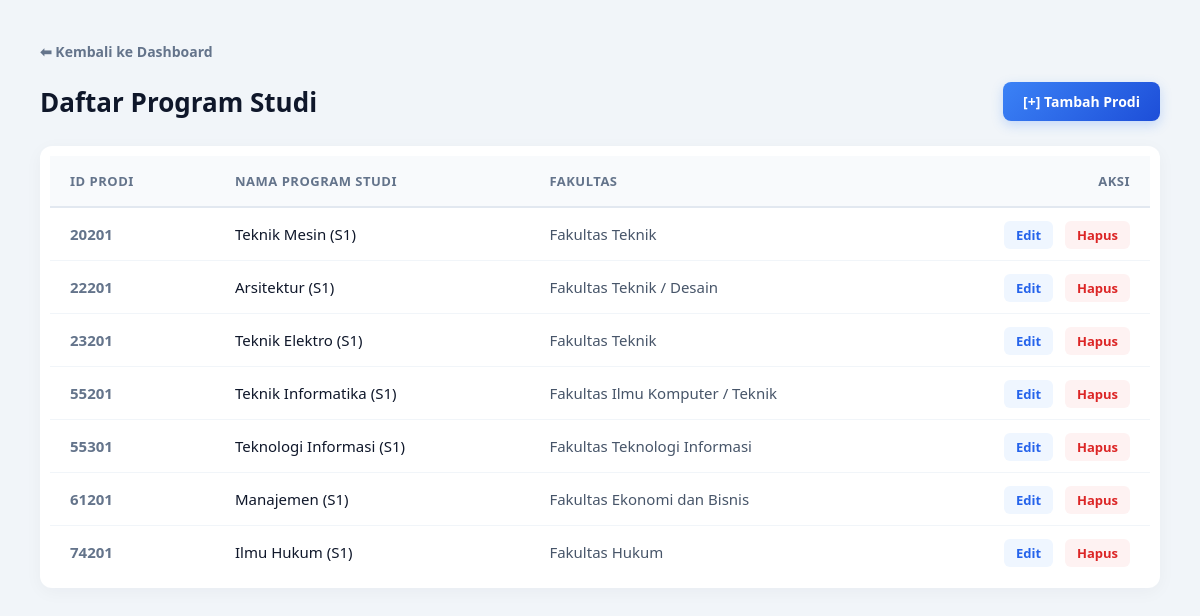
Page /Prodi/index.php on the committed database.
### tables this page shows
CREATE TABLE `prodi` (
  `Id_Prodi` varchar(15) NOT NULL,
  `Nama_Prodi` varchar(30) NOT NULL,
  `Fakultas` varchar(50) NOT NULL
);

### Prodi/index.php (the view, shortened to what this page needs)
<?php
include '../koneksi.php';
$query = mysqli_query($koneksi, "SELECT * FROM prodi");
?>
<!DOCTYPE html>
<html lang="id">
    <head>
    </head>
    <body>
        <a href="../dashboard.php" class="btn-back">⬅ Kembali ke Dashboard</a>
        <div class="header-container">
            <h2>Daftar Program Studi</h2>
            <a href="tambah.php" class="btn-add">[+] Tambah Prodi</a>
        </div>
        <div class="table-container">
            <table>
                <thead>
                    <tr>
                        <th>ID Prodi</th>
                        <th>Nama Program Studi</th>
                        <th>Fakultas</th> <th class="action-col">Aksi</th>
                    </tr>
                </thead>
                <tbody>
                    <?php while($row = mysqli_fetch_array($query)) { ?>
                    <tr>
                        <td class="id-col"><?= $row['Id_Prodi']; ?></td>
                        <td style="font-weight: 500; color: #0f172a;"><?= $row['Nama_Prodi']; ?></td>
                        <td style="color: #475569;"><?= $row['Fakultas']; ?></td>
                        <td class="action-col" style="white-space: nowrap;">
                            <a href="tambah.php?id=<?= $row['Id_Prodi']; ?>" class="action-link link-edit">Edit</a>
                            <a href="hapus.php?id=<?= $row['Id_Prodi']; ?>" class="action-link link-delete" onclick="return confirm('Yakin ingin menghapus prodi ini?')">Hapus</a>
                        </td>
                    </tr>
                    <?php } ?>
                </tbody>
            </table>
        </div>
    </body>
</html>

### Prodi/index.php (style rules this page uses)
body { background-color: #f1f5f9; font-family: 'Segoe UI', -apple-system, BlinkMacSystemFont, Roboto, sans-serif; margin: 0; padding: 40px; color: #1e293b; }
.btn-back { text-decoration: none; color: #64748b; font-weight: 600; font-size: 14px; transition: color 0.2s ease; display: inline-flex; align-items: center; gap: 5px; }
.header-container { display: flex; justify-content: space-between; align-items: center; margin-top: 20px; margin-bottom: 25px; }
.header-container h2 { margin: 0; font-size: 26px; font-weight: 700; color: #0f172a; }
.btn-add { text-decoration: none; background: linear-gradient(135deg, #3b82f6 0%, #1d4ed8 100%); color: white; padding: 10px 20px; border-radius: 8px; font-size: 14px; font-weight: 600; box-shadow: 0 4px 12px rgba(59, 130, 246, 0.25); transition: all 0.3s ease; }
.table-container { background-color: #ffffff; border-radius: 12px; box-shadow: 0 4px 18px rgba(15, 23, 42, 0.04); padding: 10px; overflow: hidden; }
table { border-collapse: collapse; width: 100%; font-size: 15px; }
th, td { padding: 16px 20px; text-align: left; }
th { background-color: #f8fafc; color: #64748b; font-weight: 600; font-size: 13px; text-transform: uppercase; letter-spacing: 0.5px; border-bottom: 2px solid #e2e8f0; }
tr { border-bottom: 1px solid #f1f5f9; transition: background-color 0.2s ease; }
tr:last-child { border-bottom: none; }
td.id-col { font-weight: 600; color: #64748b; width: 15%; }
.action-link { text-decoration: none; font-size: 13px; font-weight: 600; padding: 5px 12px; border-radius: 6px; transition: all 0.2s ease; }
.link-edit { color: #2563eb; background-color: #eff6ff; }
.link-delete { color: #dc2626; background-color: #fef2f2; }
.action-col { text-align: right; width: 20%; }

### rows in the picture
prodi: Id_Prodi "20201", Nama_Prodi "Teknik Mesin (S1)", Fakultas "Fakultas Teknik"
prodi: Id_Prodi "22201", Nama_Prodi "Arsitektur (S1)", Fakultas "Fakultas Teknik / Desain"
prodi: Id_Prodi "23201", Nama_Prodi "Teknik Elektro (S1)", Fakultas "Fakultas Teknik"
prodi: Id_Prodi "55201", Nama_Prodi "Teknik Informatika (S1)", Fakultas "Fakultas Ilmu Komputer / Teknik"
prodi: Id_Prodi "55301", Nama_Prodi "Teknologi Informasi (S1)", Fakultas "Fakultas Teknologi Informasi"
prodi: Id_Prodi "61201", Nama_Prodi "Manajemen (S1)", Fakultas "Fakultas Ekonomi dan Bisnis"
prodi: Id_Prodi "74201", Nama_Prodi "Ilmu Hukum (S1)", Fakultas "Fakultas Hukum"
